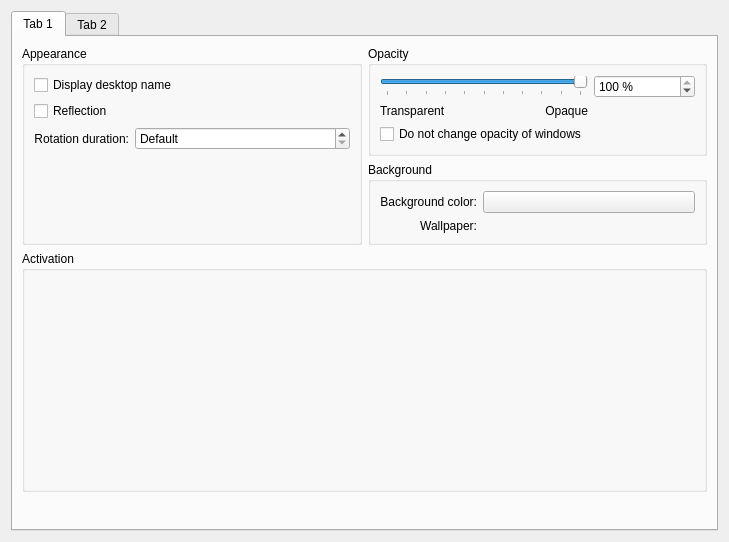
<ui version="4.0" >
 <class>KWin::CylinderEffectConfigForm</class>
 <widget class="QWidget" name="KWin::CylinderEffectConfigForm" >
  <property name="geometry" >
   <rect>
    <x>0</x>
    <y>0</y>
    <width>729</width>
    <height>542</height>
   </rect>
  </property>
  <layout class="QVBoxLayout" >
   <item>
    <widget class="QTabWidget" name="tabWidget" >
     <property name="currentIndex" >
      <number>0</number>
     </property>
     <widget class="QWidget" name="tab" >
      <attribute name="title" >
       <string>Tab 1</string>
      </attribute>
      <layout class="QGridLayout" name="gridLayout_5" >
       <item row="1" column="1" >
        <widget class="QGroupBox" name="groupBox_5" >
         <property name="title" >
          <string>Background</string>
         </property>
         <layout class="QGridLayout" name="gridLayout" >
          <item row="0" column="0" >
           <widget class="QLabel" name="label_6" >
            <property name="text" >
             <string>Background color:</string>
            </property>
            <property name="alignment" >
             <set>Qt::AlignRight|Qt::AlignTrailing|Qt::AlignVCenter</set>
            </property>
            <property name="buddy" >
             <cstring>backgroundColorButton</cstring>
            </property>
           </widget>
          </item>
          <item row="0" column="1" >
           <widget class="KColorButton" name="backgroundColorButton" >
            <property name="sizePolicy" >
             <sizepolicy vsizetype="Fixed" hsizetype="Expanding" >
              <horstretch>0</horstretch>
              <verstretch>0</verstretch>
             </sizepolicy>
            </property>
           </widget>
          </item>
          <item row="1" column="0" >
           <widget class="QLabel" name="label_3" >
            <property name="text" >
             <string>Wallpaper:</string>
            </property>
            <property name="alignment" >
             <set>Qt::AlignRight|Qt::AlignTrailing|Qt::AlignVCenter</set>
            </property>
            <property name="buddy" >
             <cstring>wallpaperRequester</cstring>
            </property>
           </widget>
          </item>
          <item row="1" column="1" >
           <widget class="KUrlRequester" name="wallpaperRequester" >
            <property name="sizePolicy" >
             <sizepolicy vsizetype="Preferred" hsizetype="Expanding" >
              <horstretch>0</horstretch>
              <verstretch>0</verstretch>
             </sizepolicy>
            </property>
           </widget>
          </item>
         </layout>
        </widget>
       </item>
       <item row="3" column="0" colspan="2" >
        <widget class="QGroupBox" name="groupBox_8" >
         <property name="title" >
          <string>Activation</string>
         </property>
         <layout class="QGridLayout" name="gridLayout_3" >
          <item row="0" column="0" colspan="2" >
           <widget class="KWin::GlobalShortcutsEditor" native="1" name="editor" >
            <property name="minimumSize" >
             <size>
              <width>0</width>
              <height>200</height>
             </size>
            </property>
           </widget>
          </item>
         </layout>
        </widget>
       </item>
       <item rowspan="2" row="0" column="0" >
        <widget class="QGroupBox" name="groupBox_7" >
         <property name="title" >
          <string>Appearance</string>
         </property>
         <layout class="QGridLayout" name="gridLayout_2" >
          <item row="0" column="0" colspan="2" >
           <widget class="QCheckBox" name="displayDesktopNameBox" >
            <property name="text" >
             <string>Display desktop name</string>
            </property>
           </widget>
          </item>
          <item row="1" column="0" colspan="2" >
           <widget class="QCheckBox" name="reflectionBox" >
            <property name="text" >
             <string>Reflection</string>
            </property>
           </widget>
          </item>
          <item row="2" column="0" >
           <widget class="QLabel" name="label" >
            <property name="text" >
             <string>Rotation duration:</string>
            </property>
            <property name="alignment" >
             <set>Qt::AlignRight|Qt::AlignTrailing|Qt::AlignVCenter</set>
            </property>
            <property name="buddy" >
             <cstring>rotationDurationSpin</cstring>
            </property>
           </widget>
          </item>
          <item row="2" column="1" >
           <widget class="QSpinBox" name="rotationDurationSpin" >
            <property name="sizePolicy" >
             <sizepolicy vsizetype="Fixed" hsizetype="Expanding" >
              <horstretch>0</horstretch>
              <verstretch>0</verstretch>
             </sizepolicy>
            </property>
            <property name="minimumSize" >
             <size>
              <width>100</width>
              <height>0</height>
             </size>
            </property>
            <property name="specialValueText" >
             <string comment="Duration of rotation" >Default</string>
            </property>
            <property name="suffix" >
             <string> msec</string>
            </property>
            <property name="maximum" >
             <number>5000</number>
            </property>
            <property name="singleStep" >
             <number>10</number>
            </property>
           </widget>
          </item>
          <item row="3" column="0" colspan="2" >
           <spacer name="verticalSpacer_2" >
            <property name="orientation" >
             <enum>Qt::Vertical</enum>
            </property>
            <property name="sizeHint" stdset="0" >
             <size>
              <width>20</width>
              <height>0</height>
             </size>
            </property>
           </spacer>
          </item>
         </layout>
        </widget>
       </item>
       <item row="0" column="1" >
        <widget class="QGroupBox" name="groupBox_4" >
         <property name="title" >
          <string>Opacity</string>
         </property>
         <layout class="QGridLayout" name="gridLayout_6" >
          <item row="1" column="0" colspan="2" >
           <widget class="QSlider" name="cubeOpacitySlider" >
            <property name="minimumSize" >
             <size>
              <width>200</width>
              <height>0</height>
             </size>
            </property>
            <property name="maximum" >
             <number>100</number>
            </property>
            <property name="singleStep" >
             <number>1</number>
            </property>
            <property name="value" >
             <number>100</number>
            </property>
            <property name="orientation" >
             <enum>Qt::Horizontal</enum>
            </property>
            <property name="tickPosition" >
             <enum>QSlider::TicksBelow</enum>
            </property>
            <property name="tickInterval" >
             <number>10</number>
            </property>
           </widget>
          </item>
          <item row="1" column="2" >
           <widget class="QSpinBox" name="cubeOpacitySpin" >
            <property name="minimumSize" >
             <size>
              <width>75</width>
              <height>0</height>
             </size>
            </property>
            <property name="suffix" >
             <string> %</string>
            </property>
            <property name="maximum" >
             <number>100</number>
            </property>
            <property name="value" >
             <number>100</number>
            </property>
           </widget>
          </item>
          <item row="2" column="0" >
           <widget class="QLabel" name="label_4" >
            <property name="text" >
             <string>Transparent</string>
            </property>
           </widget>
          </item>
          <item row="2" column="1" >
           <widget class="QLabel" name="label_5" >
            <property name="text" >
             <string>Opaque</string>
            </property>
            <property name="alignment" >
             <set>Qt::AlignRight|Qt::AlignTrailing|Qt::AlignVCenter</set>
            </property>
           </widget>
          </item>
          <item row="3" column="0" colspan="3" >
           <widget class="QCheckBox" name="desktopOpacityOnlyBox" >
            <property name="text" >
             <string>Do not change opacity of windows</string>
            </property>
           </widget>
          </item>
         </layout>
        </widget>
       </item>
       <item row="4" column="0" colspan="2" >
        <spacer name="verticalSpacer_3" >
         <property name="orientation" >
          <enum>Qt::Vertical</enum>
         </property>
         <property name="sizeHint" stdset="0" >
          <size>
           <width>20</width>
           <height>40</height>
          </size>
         </property>
        </spacer>
       </item>
      </layout>
     </widget>
     <widget class="QWidget" name="tab_2" >
      <attribute name="title" >
       <string>Tab 2</string>
      </attribute>
      <layout class="QGridLayout" name="gridLayout_7" >
       <item row="0" column="0" >
        <widget class="QGroupBox" name="groupBox_3" >
         <property name="title" >
          <string>Caps</string>
         </property>
         <layout class="QGridLayout" name="gridLayout_4" >
          <item row="0" column="0" colspan="2" >
           <widget class="QCheckBox" name="cubeCapsBox" >
            <property name="text" >
             <string>Show caps</string>
            </property>
           </widget>
          </item>
          <item row="1" column="0" >
           <widget class="QLabel" name="capColorLabel" >
            <property name="text" >
             <string>Cap color:</string>
            </property>
            <property name="alignment" >
             <set>Qt::AlignRight|Qt::AlignTrailing|Qt::AlignVCenter</set>
            </property>
            <property name="buddy" >
             <cstring>capColorButton</cstring>
            </property>
           </widget>
          </item>
          <item row="1" column="1" >
           <widget class="KColorButton" name="capColorButton" >
            <property name="sizePolicy" >
             <sizepolicy vsizetype="Fixed" hsizetype="Expanding" >
              <horstretch>0</horstretch>
              <verstretch>0</verstretch>
             </sizepolicy>
            </property>
           </widget>
          </item>
          <item row="2" column="0" colspan="2" >
           <widget class="QCheckBox" name="capsImageBox" >
            <property name="text" >
             <string>Display image on caps</string>
            </property>
           </widget>
          </item>
          <item row="3" column="0" >
           <spacer name="verticalSpacer_4" >
            <property name="orientation" >
             <enum>Qt::Vertical</enum>
            </property>
            <property name="sizeHint" stdset="0" >
             <size>
              <width>20</width>
              <height>40</height>
             </size>
            </property>
           </spacer>
          </item>
         </layout>
        </widget>
       </item>
       <item row="1" column="0" colspan="2" >
        <widget class="QGroupBox" name="groupBox_2" >
         <property name="title" >
          <string>Zoom</string>
         </property>
         <layout class="QGridLayout" name="gridLayout_8" >
          <item row="1" column="0" >
           <widget class="QLabel" name="label_8" >
            <property name="text" >
             <string>Near</string>
            </property>
           </widget>
          </item>
          <item row="1" column="1" >
           <widget class="QLabel" name="label_9" >
            <property name="text" >
             <string>Far</string>
            </property>
            <property name="alignment" >
             <set>Qt::AlignRight|Qt::AlignTrailing|Qt::AlignVCenter</set>
            </property>
           </widget>
          </item>
          <item row="0" column="0" colspan="2" >
           <widget class="QSlider" name="zPositionSlider" >
            <property name="toolTip" >
             <string>Define how far away the object should appear</string>
            </property>
            <property name="maximum" >
             <number>3000</number>
            </property>
            <property name="singleStep" >
             <number>10</number>
            </property>
            <property name="pageStep" >
             <number>100</number>
            </property>
            <property name="orientation" >
             <enum>Qt::Horizontal</enum>
            </property>
            <property name="tickPosition" >
             <enum>QSlider::TicksBelow</enum>
            </property>
            <property name="tickInterval" >
             <number>100</number>
            </property>
           </widget>
          </item>
         </layout>
        </widget>
       </item>
       <item row="3" column="0" colspan="2" >
        <spacer name="verticalSpacer" >
         <property name="orientation" >
          <enum>Qt::Vertical</enum>
         </property>
         <property name="sizeHint" stdset="0" >
          <size>
           <width>20</width>
           <height>0</height>
          </size>
         </property>
        </spacer>
       </item>
       <item row="0" column="1" >
        <widget class="QGroupBox" name="groupBox_9" >
         <property name="title" >
          <string>Additional Options</string>
         </property>
         <layout class="QVBoxLayout" name="verticalLayout" >
          <item>
           <widget class="QCheckBox" name="closeOnMouseReleaseBox" >
            <property name="toolTip" >
             <string>If enabled the effect will be deactivated after rotating the cylinder with the mouse,
otherwise it will remain active.</string>
            </property>
            <property name="text" >
             <string>Close after mouse dragging</string>
            </property>
           </widget>
          </item>
          <item>
           <widget class="QCheckBox" name="walkThroughDesktopBox" >
            <property name="text" >
             <string>Use this effect for walking through the desktops</string>
            </property>
           </widget>
          </item>
          <item>
           <widget class="QCheckBox" name="invertKeysBox" >
            <property name="text" >
             <string>Invert courser keys</string>
            </property>
           </widget>
          </item>
          <item>
           <widget class="QCheckBox" name="invertMouseBox" >
            <property name="text" >
             <string>Invert mouse</string>
            </property>
           </widget>
          </item>
         </layout>
        </widget>
       </item>
      </layout>
     </widget>
    </widget>
   </item>
  </layout>
 </widget>
 <customwidgets>
  <customwidget>
   <class>KColorButton</class>
   <extends>QPushButton</extends>
   <header>kcolorbutton.h</header>
  </customwidget>
  <customwidget>
   <class>KUrlRequester</class>
   <extends>QFrame</extends>
   <header>kurlrequester.h</header>
   <container>1</container>
  </customwidget>
  <customwidget>
   <class>KWin::GlobalShortcutsEditor</class>
   <extends>QWidget</extends>
   <header location="global" >kwineffects.h</header>
   <container>1</container>
  </customwidget>
 </customwidgets>
 <tabstops>
  <tabstop>tabWidget</tabstop>
  <tabstop>displayDesktopNameBox</tabstop>
  <tabstop>reflectionBox</tabstop>
  <tabstop>rotationDurationSpin</tabstop>
  <tabstop>cubeOpacitySlider</tabstop>
  <tabstop>cubeOpacitySpin</tabstop>
  <tabstop>desktopOpacityOnlyBox</tabstop>
  <tabstop>backgroundColorButton</tabstop>
  <tabstop>wallpaperRequester</tabstop>
  <tabstop>cubeCapsBox</tabstop>
  <tabstop>capColorButton</tabstop>
  <tabstop>capsImageBox</tabstop>
  <tabstop>closeOnMouseReleaseBox</tabstop>
  <tabstop>walkThroughDesktopBox</tabstop>
  <tabstop>invertMouseBox</tabstop>
  <tabstop>invertKeysBox</tabstop>
  <tabstop>zPositionSlider</tabstop>
 </tabstops>
 <resources/>
 <connections>
  <connection>
   <sender>cubeOpacitySpin</sender>
   <signal>valueChanged(int)</signal>
   <receiver>cubeOpacitySlider</receiver>
   <slot>setValue(int)</slot>
   <hints>
    <hint type="sourcelabel" >
     <x>524</x>
     <y>96</y>
    </hint>
    <hint type="destinationlabel" >
     <x>433</x>
     <y>97</y>
    </hint>
   </hints>
  </connection>
  <connection>
   <sender>cubeOpacitySlider</sender>
   <signal>valueChanged(int)</signal>
   <receiver>cubeOpacitySpin</receiver>
   <slot>setValue(int)</slot>
   <hints>
    <hint type="sourcelabel" >
     <x>331</x>
     <y>97</y>
    </hint>
    <hint type="destinationlabel" >
     <x>524</x>
     <y>96</y>
    </hint>
   </hints>
  </connection>
 </connections>
</ui>
